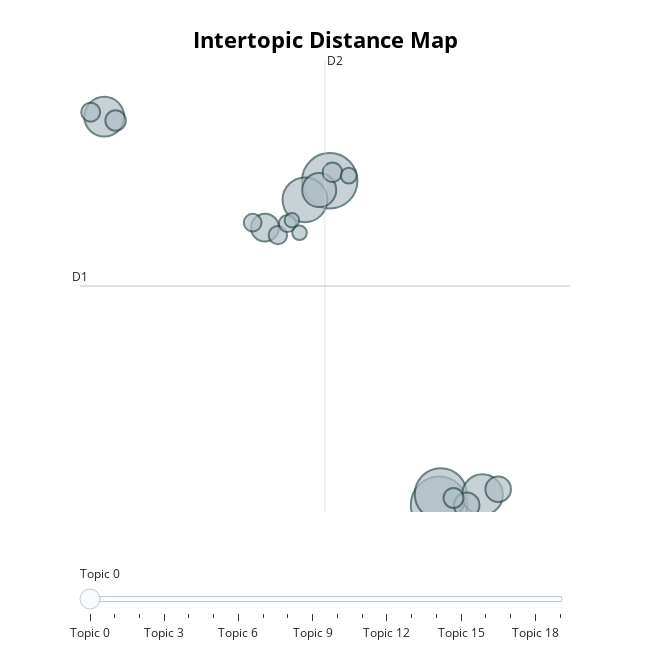

Source (notebook cell):
### Code cell
topic_model.visualize_topics()

### Figure 1 — Plotly figure (JSON) as saved in the notebook; plotly's stock layout.template omitted (floating-point values rounded to 4 significant figures)
{"data": [{"customdata": [[0, "snps | snp | disease | genetic | plo", 152], [1, "protein | proteins | structure | sequence | residues", 146], [2, "terms | information | ontology | text | gene", 128], [3, "gene | genes | expression | regulatory | network", 95], [4, "patient | patients | health | clinical | features", 79], [5, "cancer | gene | genes | tumor | mutations", 75], [6, "network | networks | time | state | graph", 55], [7, "tree | trees | taxa | species | number", 37], [8, "imaging | brain | features | age | subjects", 31], [9, "drug | drugs | target | similarity | compounds", 31], [10, "features | cancer | training | mirna | samples", 20], [11, "harm | drug | gene | relationships | drugs", 19], [12, "virus | viral | cov | hiv | protein", 18], [13, "cell | cells | spatial | expression | crna", 17], [14, "rac | species | rrna | biome | communities", 16], [15, "rna | rnas | sequence | structure | sequences", 15], [16, "reads | sequence | domain | trellis | genome", 14], [17, "mass | peptide | spectra | peak | peaks", 12], [18, "alignment | alignments | sequences | score | scoring", 10], [19, "topo | tube | system | you | terminal", 10]], "hovertemplate": "<b>Topic %{customdata[0]}</b><br>%{customdata[1]}<br>Size: %{customdata[2]}", "legendgroup": "", "marker": {"color": "#B0BEC5", "line": {"color": "DarkSlateGrey", "width": 2}, "size": [152, 146, 128, 95, 79, 75, 55, 37, 31, 31, 20, 19, 18, 17, 16, 15, 14, 12, 10, 10], "sizemode": "area", "sizeref": 0.095, "symbol": "circle"}, "mode": "markers", "name": "", "orientation": "v", "showlegend": false, "type": "scatter", "x": [7.594, 5.615, 7.624, 5.166, 8.379, 1.535, 5.424, 4.443, 8.664, 8.094, 1.74, 7.856, 5.664, 1.289, 4.677, 4.22, 4.851, 5.959, 4.931, 5.068], "xaxis": "x", "y": [-2.443, 15.19, -1.86, 14.15, -1.885, 18.67, 14.68, 12.64, -1.594, -2.46, 18.47, -2.065, 15.65, 18.92, 12.23, 12.91, 12.86, 15.46, 13.04, 12.36], "yaxis": "y"}], "layout": {"annotations": [{"showarrow": false, "text": "D1", "x": 1.096, "y": 9.464, "yshift": 10}, {"showarrow": false, "text": "D2", "x": 5.53, "xshift": 10, "y": 21.76}], "height": 650, "hoverlabel": {"bgcolor": "white", "font": {"family": "Rockwell", "size": 16}}, "legend": {"itemsizing": "constant", "tracegroupgap": 0}, "margin": {"t": 60}, "shapes": [{"line": {"color": "#CFD8DC", "width": 2}, "type": "line", "x0": 5.53, "x1": 5.53, "y0": -2.829, "y1": 21.76}, {"line": {"color": "#9E9E9E", "width": 2}, "type": "line", "x0": 1.096, "x1": 9.963, "y0": 9.464, "y1": 9.464}], "sliders": [{"active": 0, "pad": {"t": 50}, "steps": [{"args": [{"marker.color": [["red", "#B0BEC5", "#B0BEC5", "#B0BEC5", "#B0BEC5", "#B0BEC5", "#B0BEC5", "#B0BEC5", "#B0BEC5", "#B0BEC5", "#B0BEC5", "#B0BEC5", "#B0BEC5", "#B0BEC5", "#B0BEC5", "#B0BEC5", "#B0BEC5", "#B0BEC5", "#B0BEC5", "#B0BEC5"]]}], "label": "Topic 0", "method": "update"}, {"args": [{"marker.color": [["#B0BEC5", "red", "#B0BEC5", "#B0BEC5", "#B0BEC5", "#B0BEC5", "#B0BEC5", "#B0BEC5", "#B0BEC5", "#B0BEC5", "#B0BEC5", "#B0BEC5", "#B0BEC5", "#B0BEC5", "#B0BEC5", "#B0BEC5", "#B0BEC5", "#B0BEC5", "#B0BEC5", "#B0BEC5"]]}], "label": "Topic 1", "method": "update"}, {"args": [{"marker.color": [["#B0BEC5", "#B0BEC5", "red", "#B0BEC5", "#B0BEC5", "#B0BEC5", "#B0BEC5", "#B0BEC5", "#B0BEC5", "#B0BEC5", "#B0BEC5", "#B0BEC5", "#B0BEC5", "#B0BEC5", "#B0BEC5", "#B0BEC5", "#B0BEC5", "#B0BEC5", "#B0BEC5", "#B0BEC5"]]}], "label": "Topic 2", "method": "update"}, {"args": [{"marker.color": [["#B0BEC5", "#B0BEC5", "#B0BEC5", "red", "#B0BEC5", "#B0BEC5", "#B0BEC5", "#B0BEC5", "#B0BEC5", "#B0BEC5", "#B0BEC5", "#B0BEC5", "#B0BEC5", "#B0BEC5", "#B0BEC5", "#B0BEC5", "#B0BEC5", "#B0BEC5", "#B0BEC5", "#B0BEC5"]]}], "label": "Topic 3", "method": "update"}, {"args": [{"marker.color": [["#B0BEC5", "#B0BEC5", "#B0BEC5", "#B0BEC5", "red", "#B0BEC5", "#B0BEC5", "#B0BEC5", "#B0BEC5", "#B0BEC5", "#B0BEC5", "#B0BEC5", "#B0BEC5", "#B0BEC5", "#B0BEC5", "#B0BEC5", "#B0BEC5", "#B0BEC5", "#B0BEC5", "#B0BEC5"]]}], "label": "Topic 4", "method": "update"}, {"args": [{"marker.color": [["#B0BEC5", "#B0BEC5", "#B0BEC5", "#B0BEC5", "#B0BEC5", "red", "#B0BEC5", "#B0BEC5", "#B0BEC5", "#B0BEC5", "#B0BEC5", "#B0BEC5", "#B0BEC5", "#B0BEC5", "#B0BEC5", "#B0BEC5", "#B0BEC5", "#B0BEC5", "#B0BEC5", "#B0BEC5"]]}], "label": "Topic 5", "method": "update"}, {"args": [{"marker.color": [["#B0BEC5", "#B0BEC5", "#B0BEC5", "#B0BEC5", "#B0BEC5", "#B0BEC5", "red", "#B0BEC5", "#B0BEC5", "#B0BEC5", "#B0BEC5", "#B0BEC5", "#B0BEC5", "#B0BEC5", "#B0BEC5", "#B0BEC5", "#B0BEC5", "#B0BEC5", "#B0BEC5", "#B0BEC5"]]}], "label": "Topic 6", "method": "update"}, {"args": [{"marker.color": [["#B0BEC5", "#B0BEC5", "#B0BEC5", "#B0BEC5", "#B0BEC5", "#B0BEC5", "#B0BEC5", "red", "#B0BEC5", "#B0BEC5", "#B0BEC5", "#B0BEC5", "#B0BEC5", "#B0BEC5", "#B0BEC5", "#B0BEC5", "#B0BEC5", "#B0BEC5", "#B0BEC5", "#B0BEC5"]]}], "label": "Topic 7", "method": "update"}, {"args": [{"marker.color": [["#B0BEC5", "#B0BEC5", "#B0BEC5", "#B0BEC5", "#B0BEC5", "#B0BEC5", "#B0BEC5", "#B0BEC5", "red", "#B0BEC5", "#B0BEC5", "#B0BEC5", "#B0BEC5", "#B0BEC5", "#B0BEC5", "#B0BEC5", "#B0BEC5", "#B0BEC5", "#B0BEC5", "#B0BEC5"]]}], "label": "Topic 8", "method": "update"}, {"args": [{"marker.color": [["#B0BEC5", "#B0BEC5", "#B0BEC5", "#B0BEC5", "#B0BEC5", "#B0BEC5", "#B0BEC5", "#B0BEC5", "#B0BEC5", "red", "#B0BEC5", "#B0BEC5", "#B0BEC5", "#B0BEC5", "#B0BEC5", "#B0BEC5", "#B0BEC5", "#B0BEC5", "#B0BEC5", "#B0BEC5"]]}], "label": "Topic 9", "method": "update"}, {"args": [{"marker.color": [["#B0BEC5", "#B0BEC5", "#B0BEC5", "#B0BEC5", "#B0BEC5", "#B0BEC5", "#B0BEC5", "#B0BEC5", "#B0BEC5", "#B0BEC5", "red", "#B0BEC5", "#B0BEC5", "#B0BEC5", "#B0BEC5", "#B0BEC5", "#B0BEC5", "#B0BEC5", "#B0BEC5", "#B0BEC5"]]}], "label": "Topic 10", "method": "update"}, {"args": [{"marker.color": [["#B0BEC5", "#B0BEC5", "#B0BEC5", "#B0BEC5", "#B0BEC5", "#B0BEC5", "#B0BEC5", "#B0BEC5", "#B0BEC5", "#B0BEC5", "#B0BEC5", "red", "#B0BEC5", "#B0BEC5", "#B0BEC5", "#B0BEC5", "#B0BEC5", "#B0BEC5", "#B0BEC5", "#B0BEC5"]]}], "label": "Topic 11", "method": "update"}, {"args": [{"marker.color": [["#B0BEC5", "#B0BEC5", "#B0BEC5", "#B0BEC5", "#B0BEC5", "#B0BEC5", "#B0BEC5", "#B0BEC5", "#B0BEC5", "#B0BEC5", "#B0BEC5", "#B0BEC5", "red", "#B0BEC5", "#B0BEC5", "#B0BEC5", "#B0BEC5", "#B0BEC5", "#B0BEC5", "#B0BEC5"]]}], "label": "Topic 12", "method": "update"}, {"args": [{"marker.color": [["#B0BEC5", "#B0BEC5", "#B0BEC5", "#B0BEC5", "#B0BEC5", "#B0BEC5", "#B0BEC5", "#B0BEC5", "#B0BEC5", "#B0BEC5", "#B0BEC5", "#B0BEC5", "#B0BEC5", "red", "#B0BEC5", "#B0BEC5", "#B0BEC5", "#B0BEC5", "#B0BEC5", "#B0BEC5"]]}], "label": "Topic 13", "method": "update"}, {"args": [{"marker.color": [["#B0BEC5", "#B0BEC5", "#B0BEC5", "#B0BEC5", "#B0BEC5", "#B0BEC5", "#B0BEC5", "#B0BEC5", "#B0BEC5", "#B0BEC5", "#B0BEC5", "#B0BEC5", "#B0BEC5", "#B0BEC5", "red", "#B0BEC5", "#B0BEC5", "#B0BEC5", "#B0BEC5", "#B0BEC5"]]}], "label": "Topic 14", "method": "update"}, {"args": [{"marker.color": [["#B0BEC5", "#B0BEC5", "#B0BEC5", "#B0BEC5", "#B0BEC5", "#B0BEC5", "#B0BEC5", "#B0BEC5", "#B0BEC5", "#B0BEC5", "#B0BEC5", "#B0BEC5", "#B0BEC5", "#B0BEC5", "#B0BEC5", "red", "#B0BEC5", "#B0BEC5", "#B0BEC5", "#B0BEC5"]]}], "label": "Topic 15", "method": "update"}, {"args": [{"marker.color": [["#B0BEC5", "#B0BEC5", "#B0BEC5", "#B0BEC5", "#B0BEC5", "#B0BEC5", "#B0BEC5", "#B0BEC5", "#B0BEC5", "#B0BEC5", "#B0BEC5", "#B0BEC5", "#B0BEC5", "#B0BEC5", "#B0BEC5", "#B0BEC5", "red", "#B0BEC5", "#B0BEC5", "#B0BEC5"]]}], "label": "Topic 16", "method": "update"}, {"args": [{"marker.color": [["#B0BEC5", "#B0BEC5", "#B0BEC5", "#B0BEC5", "#B0BEC5", "#B0BEC5", "#B0BEC5", "#B0BEC5", "#B0BEC5", "#B0BEC5", "#B0BEC5", "#B0BEC5", "#B0BEC5", "#B0BEC5", "#B0BEC5", "#B0BEC5", "#B0BEC5", "red", "#B0BEC5", "#B0BEC5"]]}], "label": "Topic 17", "method": "update"}, {"args": [{"marker.color": [["#B0BEC5", "#B0BEC5", "#B0BEC5", "#B0BEC5", "#B0BEC5", "#B0BEC5", "#B0BEC5", "#B0BEC5", "#B0BEC5", "#B0BEC5", "#B0BEC5", "#B0BEC5", "#B0BEC5", "#B0BEC5", "#B0BEC5", "#B0BEC5", "#B0BEC5", "#B0BEC5", "red", "#B0BEC5"]]}], "label": "Topic 18", "method": "update"}, {"args": [{"marker.color": [["#B0BEC5", "#B0BEC5", "#B0BEC5", "#B0BEC5", "#B0BEC5", "#B0BEC5", "#B0BEC5", "#B0BEC5", "#B0BEC5", "#B0BEC5", "#B0BEC5", "#B0BEC5", "#B0BEC5", "#B0BEC5", "#B0BEC5", "#B0BEC5", "#B0BEC5", "#B0BEC5", "#B0BEC5", "red"]]}], "label": "Topic 19", "method": "update"}]}], "title": {"font": {"color": "Black", "size": 22}, "text": "<b>Intertopic Distance Map</b>", "x": 0.5, "xanchor": "center", "y": 0.95, "yanchor": "top"}, "width": 650, "xaxis": {"anchor": "y", "domain": [0, 1], "range": [1.096, 9.963], "title": {"text": ""}, "visible": false}, "yaxis": {"anchor": "x", "domain": [0, 1], "range": [-2.829, 21.76], "title": {"text": ""}, "visible": false}}}
